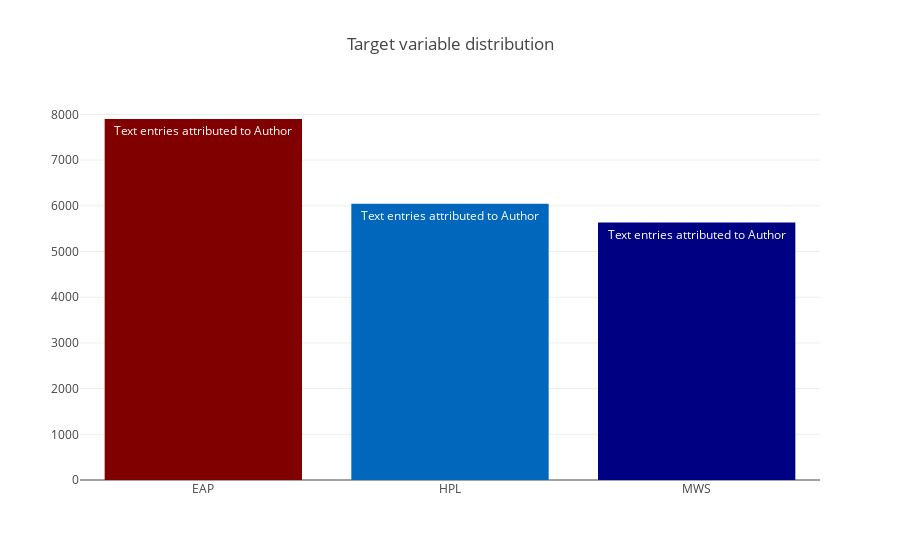

Here is the notebook cell this chart was saved with:
### Code cell
z={'EAP': 'Edgar Allen Poe', 'MWS': 'Mary Shelley', 'HPL': 'HP Lovecraft'}
data=[go.Bar(
        x=train.author.unique(),
        y=train.author.value_counts().values,
    marker=dict(colorscale='Jet',color=train.author.value_counts().values),
    text='Text entries attributed to Author'
)]

layout=go.Layout(title='Target variable distribution')

fig=go.Figure(data=data,layout=layout)

py.iplot(fig,filename='basic-bar')

### Figure 1 — Plotly figure (JSON) as saved in the notebook; plotly's stock layout.template omitted (floating-point values rounded to 4 significant figures)
{"data": [{"marker": {"color": [7900, 6044, 5635], "colorscale": "Jet"}, "text": "Text entries attributed to Author", "type": "bar", "x": ["EAP", "HPL", "MWS"], "y": [7900, 6044, 5635]}], "layout": {"title": "Target variable distribution"}}
